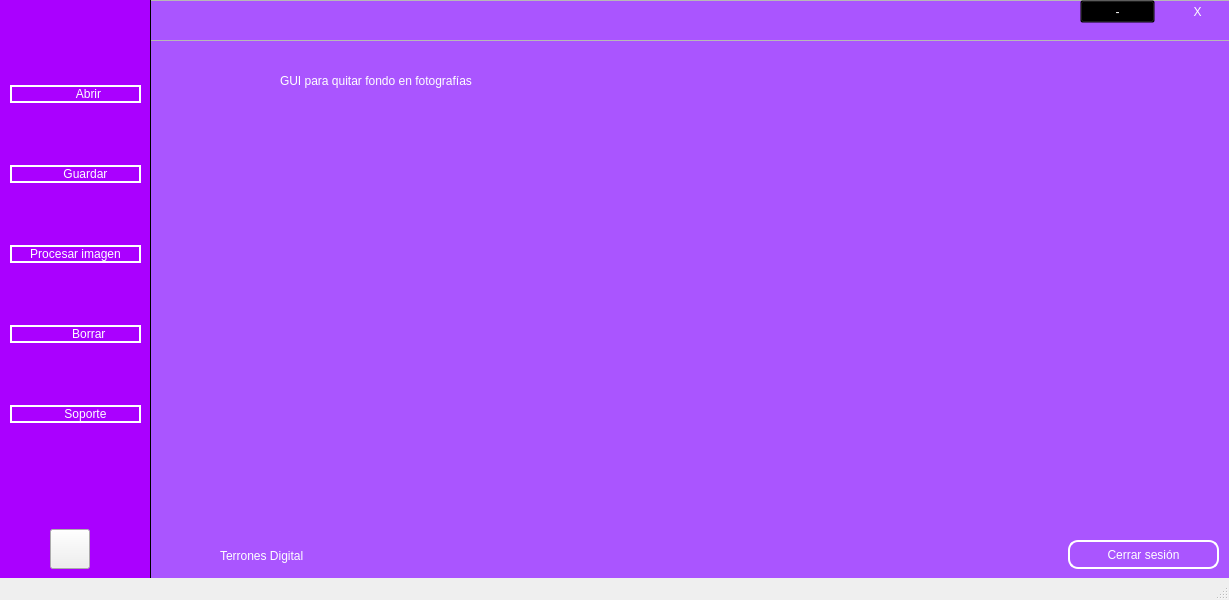
<?xml version="1.0" encoding="UTF-8"?>
<ui version="4.0">
 <class>MainWindow</class>
 <widget class="QMainWindow" name="MainWindow">
  <property name="geometry">
   <rect>
    <x>0</x>
    <y>0</y>
    <width>1229</width>
    <height>600</height>
   </rect>
  </property>
  <property name="minimumSize">
   <size>
    <width>1229</width>
    <height>600</height>
   </size>
  </property>
  <property name="maximumSize">
   <size>
    <width>1229</width>
    <height>600</height>
   </size>
  </property>
  <property name="windowTitle">
   <string>MainWindow</string>
  </property>
  <widget class="QWidget" name="centralwidget">
   <widget class="QWidget" name="widget" native="true">
    <property name="geometry">
     <rect>
      <x>0</x>
      <y>-1</y>
      <width>151</width>
      <height>601</height>
     </rect>
    </property>
    <property name="styleSheet">
     <string notr="true">QWidget#widget{
background-color: rgb(170, 0, 255);
border-right: 1px solid black;
}</string>
    </property>
    <widget class="QWidget" name="verticalLayoutWidget">
     <property name="geometry">
      <rect>
       <x>10</x>
       <y>30</y>
       <width>131</width>
       <height>451</height>
      </rect>
     </property>
     <layout class="QVBoxLayout" name="verticalLayout">
      <item>
       <widget class="QPushButton" name="abrir">
        <property name="cursor">
         <cursorShape>PointingHandCursor</cursorShape>
        </property>
        <property name="styleSheet">
         <string notr="true">QPushButton#abrir{
background-color: rgba(0,0,0,0);
border: 2px solid white;
font: 75 11pt &quot;MS Shell Dlg 2&quot;;
color: white;
border-radius: 10px;
}

QPushButton#abrir:hover{
background-color: rgba(0,0,0,30);
border: 2px solid white;
font: 75 11pt &quot;MS Shell Dlg 2&quot;;
color: white;
border-radius: 10px;
}

QPushButton#abrir:pressed{
background-color: rgba(0,0,0,60);
border: 2px solid white;
font: 75 11pt &quot;MS Shell Dlg 2&quot;;
color: white;
border-radius: 10px;
}</string>
        </property>
        <property name="text">
         <string>        Abrir</string>
        </property>
        <property name="icon">
         <iconset resource="imagenes.qrc">
          <normaloff>:/iconos-imagenes/icons8-folder-50.png</normaloff>:/iconos-imagenes/icons8-folder-50.png</iconset>
        </property>
        <property name="iconSize">
         <size>
          <width>25</width>
          <height>25</height>
         </size>
        </property>
       </widget>
      </item>
      <item>
       <widget class="QPushButton" name="guardar">
        <property name="cursor">
         <cursorShape>PointingHandCursor</cursorShape>
        </property>
        <property name="styleSheet">
         <string notr="true">QPushButton#guardar{
background-color: rgba(0,0,0,0);
border: 2px solid white;
font: 75 11pt &quot;MS Shell Dlg 2&quot;;
color: white;
border-radius: 10px;
}

QPushButton#guardar:hover{
background-color: rgba(0,0,0,30);
border: 2px solid white;
font: 75 11pt &quot;MS Shell Dlg 2&quot;;
color: white;
border-radius: 10px;
}

QPushButton#guardar:pressed{
background-color: rgba(0,0,0,60);
border: 2px solid white;
font: 75 11pt &quot;MS Shell Dlg 2&quot;;
color: white;
border-radius: 10px;
}</string>
        </property>
        <property name="text">
         <string>      Guardar</string>
        </property>
        <property name="icon">
         <iconset resource="imagenes.qrc">
          <normaloff>:/iconos-imagenes/icons8-save-50.png</normaloff>:/iconos-imagenes/icons8-save-50.png</iconset>
        </property>
        <property name="iconSize">
         <size>
          <width>25</width>
          <height>25</height>
         </size>
        </property>
       </widget>
      </item>
      <item>
       <widget class="QPushButton" name="imagen">
        <property name="cursor">
         <cursorShape>PointingHandCursor</cursorShape>
        </property>
        <property name="styleSheet">
         <string notr="true">QPushButton#imagen{
background-color: rgba(0,0,0,0);
border: 2px solid white;
font: 75 10pt &quot;MS Shell Dlg 2&quot;;
color: white;
border-radius: 10px;
}

QPushButton#imagen:hover{
background-color: rgba(0,0,0,30);
border: 2px solid white;
font: 75 10pt &quot;MS Shell Dlg 2&quot;;
color: white;
border-radius: 10px;
}

QPushButton#imagen:pressed{
background-color: rgba(0,0,0,60);
border: 2px solid white;
font: 75 10pt &quot;MS Shell Dlg 2&quot;;
color: white;
border-radius: 10px;
}</string>
        </property>
        <property name="text">
         <string>Procesar imagen</string>
        </property>
        <property name="icon">
         <iconset resource="imagenes.qrc">
          <normaloff>:/iconos-imagenes/icons8-picture-50.png</normaloff>:/iconos-imagenes/icons8-picture-50.png</iconset>
        </property>
        <property name="iconSize">
         <size>
          <width>25</width>
          <height>25</height>
         </size>
        </property>
       </widget>
      </item>
      <item>
       <widget class="QPushButton" name="borrar">
        <property name="cursor">
         <cursorShape>PointingHandCursor</cursorShape>
        </property>
        <property name="styleSheet">
         <string notr="true">QPushButton#borrar{
background-color: rgba(0,0,0,0);
border: 2px solid white;
font: 75 11pt &quot;MS Shell Dlg 2&quot;;
color: white;
border-radius: 10px;
}

QPushButton#borrar:hover{
background-color: rgba(0,0,0,30);
border: 2px solid white;
font: 75 11pt &quot;MS Shell Dlg 2&quot;;
color: white;
border-radius: 10px;
}

QPushButton#borrar:pressed{
background-color: rgba(0,0,0,60);
border: 2px solid white;
font: 75 11pt &quot;MS Shell Dlg 2&quot;;
color: white;
border-radius: 10px;
}</string>
        </property>
        <property name="text">
         <string>        Borrar</string>
        </property>
        <property name="icon">
         <iconset resource="imagenes.qrc">
          <normaloff>:/iconos-imagenes/icons8-delete-48.png</normaloff>:/iconos-imagenes/icons8-delete-48.png</iconset>
        </property>
        <property name="iconSize">
         <size>
          <width>25</width>
          <height>25</height>
         </size>
        </property>
       </widget>
      </item>
      <item>
       <widget class="QPushButton" name="soporte">
        <property name="cursor">
         <cursorShape>PointingHandCursor</cursorShape>
        </property>
        <property name="styleSheet">
         <string notr="true">QPushButton#soporte{
background-color: rgba(0,0,0,0);
border: 2px solid white;
font: 75 11pt &quot;MS Shell Dlg 2&quot;;
color: white;
border-radius: 10px;
}

QPushButton#soporte:hover{
background-color: rgba(0,0,0,30);
border: 2px solid white;
font: 75 11pt &quot;MS Shell Dlg 2&quot;;
color: white;
border-radius: 10px;
}

QPushButton#soporte:pressed{
background-color: rgba(0,0,0,60);
border: 2px solid white;
font: 75 11pt &quot;MS Shell Dlg 2&quot;;
color: white;
border-radius: 10px;
}</string>
        </property>
        <property name="text">
         <string>      Soporte</string>
        </property>
        <property name="icon">
         <iconset resource="imagenes.qrc">
          <normaloff>:/iconos-imagenes/icons8-support-40.png</normaloff>:/iconos-imagenes/icons8-support-40.png</iconset>
        </property>
        <property name="iconSize">
         <size>
          <width>25</width>
          <height>25</height>
         </size>
        </property>
       </widget>
      </item>
     </layout>
    </widget>
    <widget class="QPushButton" name="tip">
     <property name="geometry">
      <rect>
       <x>50</x>
       <y>530</y>
       <width>40</width>
       <height>40</height>
      </rect>
     </property>
     <property name="cursor">
      <cursorShape>PointingHandCursor</cursorShape>
     </property>
     <property name="styleSheet">
      <string notr="true">border-image: url(:/iconos-imagenes/icons8-idea-50.png);</string>
     </property>
     <property name="text">
      <string/>
     </property>
    </widget>
   </widget>
   <widget class="QWidget" name="widget_2" native="true">
    <property name="geometry">
     <rect>
      <x>150</x>
      <y>-10</y>
      <width>1091</width>
      <height>601</height>
     </rect>
    </property>
    <property name="styleSheet">
     <string notr="true">QWidget#widget_2{
background-color: rgb(170, 85, 255);
}</string>
    </property>
    <widget class="QFrame" name="frame">
     <property name="geometry">
      <rect>
       <x>-90</x>
       <y>10</y>
       <width>1201</width>
       <height>41</height>
      </rect>
     </property>
     <property name="frameShape">
      <enum>QFrame::StyledPanel</enum>
     </property>
     <property name="frameShadow">
      <enum>QFrame::Raised</enum>
     </property>
     <widget class="QPushButton" name="salir">
      <property name="geometry">
       <rect>
        <x>1100</x>
        <y>0</y>
        <width>75</width>
        <height>23</height>
       </rect>
      </property>
      <property name="cursor">
       <cursorShape>PointingHandCursor</cursorShape>
      </property>
      <property name="styleSheet">
       <string notr="true">QPushButton#salir{
background-color: rgba(0,0,0,0);
color:white;
border-top-right-radius: 25px;
	font: 14pt &quot;MS Shell Dlg 2&quot;;
}

QPushButton#salir:hover{
background-color: rgb(255, 47, 47);
color:white;
border-top-right-radius: 25px;
	font: 14pt &quot;MS Shell Dlg 2&quot;;
}

QPushButton#salir:pressed{
background-color: rgb(206, 38, 38);
color:white;
border-top-right-radius: 25px;
	font: 14pt &quot;MS Shell Dlg 2&quot;;
}</string>
      </property>
      <property name="text">
       <string>X</string>
      </property>
     </widget>
     <widget class="QPushButton" name="min">
      <property name="geometry">
       <rect>
        <x>1020</x>
        <y>0</y>
        <width>75</width>
        <height>23</height>
       </rect>
      </property>
      <property name="cursor">
       <cursorShape>PointingHandCursor</cursorShape>
      </property>
      <property name="styleSheet">
       <string notr="true">QPushButton#min{
background-color: rgba(0,0,0,0);
color:white;
	font: 24pt &quot;MS Shell Dlg 2&quot;;
}

QPushButton#min:hover{
background-color: rgba(0,0,0,40);
color:white;
	font: 24pt &quot;MS Shell Dlg 2&quot;;
}

QPushButton#min:pressed{
background-color: rgba(0,0,0,80);
color:white;
	font: 24pt &quot;MS Shell Dlg 2&quot;;
}</string>
      </property>
      <property name="text">
       <string>-</string>
      </property>
     </widget>
    </widget>
    <widget class="QLabel" name="label">
     <property name="geometry">
      <rect>
       <x>130</x>
       <y>60</y>
       <width>811</width>
       <height>61</height>
      </rect>
     </property>
     <property name="styleSheet">
      <string notr="true">font: 26pt &quot;Gill Sans Ultra Bold&quot;;
color: white;</string>
     </property>
     <property name="text">
      <string>GUI para quitar fondo en fotografías</string>
     </property>
    </widget>
    <widget class="QLabel" name="img_original">
     <property name="geometry">
      <rect>
       <x>90</x>
       <y>130</y>
       <width>350</width>
       <height>350</height>
      </rect>
     </property>
     <property name="styleSheet">
      <string notr="true"/>
     </property>
     <property name="text">
      <string/>
     </property>
     <property name="alignment">
      <set>Qt::AlignCenter</set>
     </property>
    </widget>
    <widget class="QLabel" name="label_2">
     <property name="geometry">
      <rect>
       <x>70</x>
       <y>540</y>
       <width>211</width>
       <height>51</height>
      </rect>
     </property>
     <property name="styleSheet">
      <string notr="true">font: 15pt &quot;Gill Sans Ultra Bold&quot;;
color: white;</string>
     </property>
     <property name="text">
      <string>Terrones Digital</string>
     </property>
    </widget>
    <widget class="QLabel" name="label_3">
     <property name="geometry">
      <rect>
       <x>10</x>
       <y>540</y>
       <width>50</width>
       <height>50</height>
      </rect>
     </property>
     <property name="styleSheet">
      <string notr="true">border-image: url(:/iconos-imagenes/youtube.png);</string>
     </property>
     <property name="text">
      <string/>
     </property>
    </widget>
    <widget class="QLabel" name="img_tran">
     <property name="geometry">
      <rect>
       <x>650</x>
       <y>130</y>
       <width>350</width>
       <height>350</height>
      </rect>
     </property>
     <property name="styleSheet">
      <string notr="true"/>
     </property>
     <property name="text">
      <string/>
     </property>
     <property name="alignment">
      <set>Qt::AlignCenter</set>
     </property>
    </widget>
    <widget class="QLabel" name="next">
     <property name="geometry">
      <rect>
       <x>520</x>
       <y>280</y>
       <width>50</width>
       <height>50</height>
      </rect>
     </property>
     <property name="styleSheet">
      <string notr="true"/>
     </property>
     <property name="text">
      <string/>
     </property>
    </widget>
    <widget class="QLabel" name="label_img_ori">
     <property name="geometry">
      <rect>
       <x>160</x>
       <y>480</y>
       <width>211</width>
       <height>51</height>
      </rect>
     </property>
     <property name="styleSheet">
      <string notr="true">font: 15pt &quot;Gill Sans Ultra Bold&quot;;
color: white;</string>
     </property>
     <property name="text">
      <string/>
     </property>
    </widget>
    <widget class="QLabel" name="label__img_tran">
     <property name="geometry">
      <rect>
       <x>710</x>
       <y>480</y>
       <width>231</width>
       <height>51</height>
      </rect>
     </property>
     <property name="styleSheet">
      <string notr="true">font: 15pt &quot;Gill Sans Ultra Bold&quot;;
color: white;</string>
     </property>
     <property name="text">
      <string/>
     </property>
    </widget>
    <widget class="QPushButton" name="cerrar">
     <property name="geometry">
      <rect>
       <x>918</x>
       <y>550</y>
       <width>151</width>
       <height>29</height>
      </rect>
     </property>
     <property name="cursor">
      <cursorShape>PointingHandCursor</cursorShape>
     </property>
     <property name="styleSheet">
      <string notr="true">QPushButton#cerrar{
background-color: rgba(0,0,0,0);
border: 2px solid white;
font: 75 11pt &quot;MS Shell Dlg 2&quot;;
color: white;
border-radius: 10px;
}

QPushButton#cerrar:hover{
background-color: rgba(0,0,0,30);
border: 2px solid white;
font: 75 11pt &quot;MS Shell Dlg 2&quot;;
color: white;
border-radius: 10px;
}

QPushButton#cerrar:pressed{
background-color: rgba(0,0,0,60);
border: 2px solid white;
font: 75 11pt &quot;MS Shell Dlg 2&quot;;
color: white;
border-radius: 10px;
}</string>
     </property>
     <property name="text">
      <string>Cerrar sesión</string>
     </property>
     <property name="icon">
      <iconset resource="imagenes.qrc">
       <normaloff>:/iconos-imagenes/icons8-logout-48.png</normaloff>:/iconos-imagenes/icons8-logout-48.png</iconset>
     </property>
     <property name="iconSize">
      <size>
       <width>25</width>
       <height>25</height>
      </size>
     </property>
    </widget>
   </widget>
   <zorder>widget_2</zorder>
   <zorder>widget</zorder>
  </widget>
  <widget class="QStatusBar" name="statusbar"/>
 </widget>
 <resources>
  <include location="imagenes.qrc"/>
 </resources>
 <connections/>
</ui>
